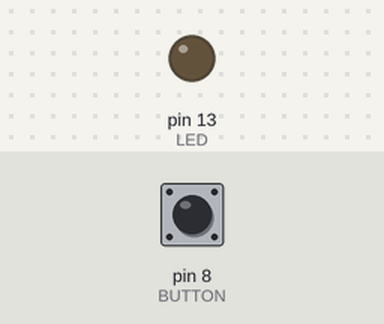
This sketch was run on a simulated Arduino Uno, built with avr-gcc and run on an emulated ATmega328P. Parts: output pins drawn as LEDs (lit = HIGH). The test bench sets the inputs (shaded band); at power-on: pin 8 (BUTTON) LOW.

Above: at 1.2 s.
1.3 s: pin 8 (BUTTON) pulled HIGH for 0.15 s
At 1.37 s:
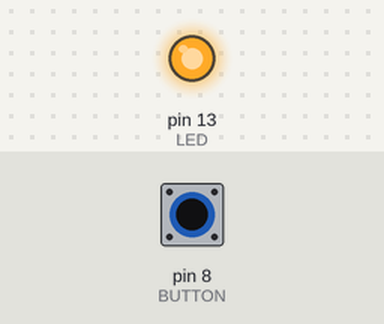
2.9 s: pin 8 (BUTTON) pulled HIGH for 3.2 s
At 7.4 s:
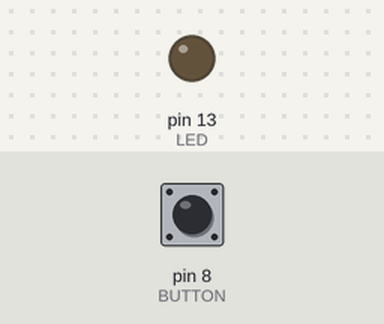
Timing chart, 0 to 8.9 s (numbered marks = the images above; inputs shaded):
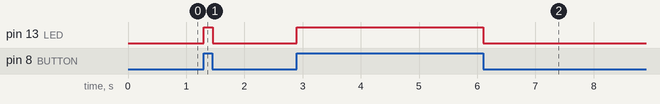

Measured:
- after the input at 1.3 s, pin 13 (LED): LOW → HIGH at once, → LOW 0.15 s later
- after the input at 2.9 s, pin 13 (LED): LOW → HIGH at once, → LOW 3.2 s later

The sketch:

entprellen.ino
```cpp
// This code turns a led on/off through a debounced switch

#include <Bounce.h>

// This code turns a led on/off through a debounced button
// Build the circuit indicated here: http://arduino.cc/en/Tutorial/Button

#define BUTTON 8
#define LED 13

// Instantiate a Bounce object with a 5 millisecond debounce time
Bounce bouncer = Bounce( BUTTON,5 );

void setup() {
  pinMode(BUTTON,INPUT);
  pinMode(LED,OUTPUT);
}

void loop() {
 // Update the debouncer
  bouncer.update ( );

 // Get the update value and turn on or off the LED
digitalWrite(LED, bouncer.read());

}
```
